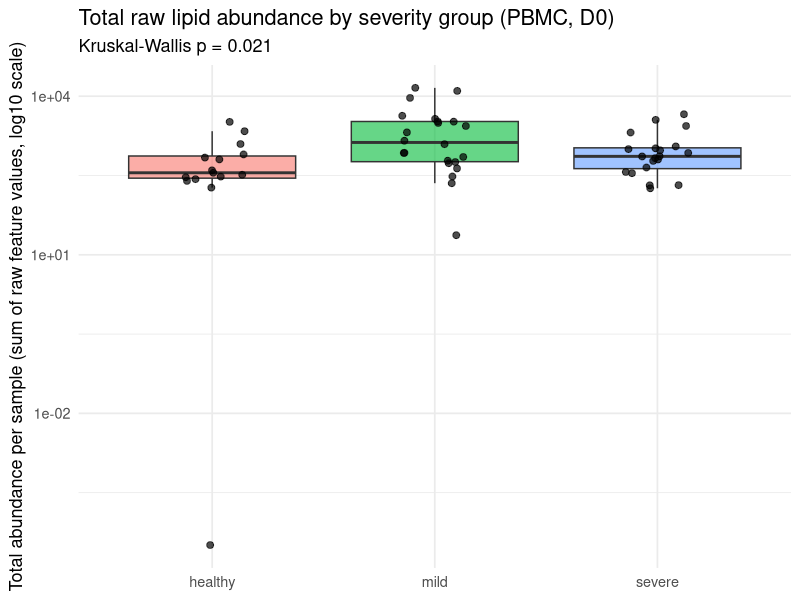

Reproduce this figure in R.
##########################################################################################
# PBMC LIPIDOMICS: TOTAL ABUNDANCE BY SEVERITY (COMPLEMENTARY CHECK)
##########################################################################################
#
# LipidSigR's data_process(normalization = "Percentage") in PBMC_01-04 rescales every
# sample to its own total signal, which removes any between-sample difference in total
# lipid abundance before the ANOVA/t-tests run. That total-abundance axis is where a
# dengue-associated hypolipidemia signal would actually live, so it's checked here
# directly on the pre-normalization (raw) PBMC abundance table, independent of the
# species-level LipidSigR pipeline.
#
# Run from the repository root (relative paths, no setwd()).
##########################################################################################

library(dplyr)
library(tidyr)
library(readr)
library(ggplot2)

base_dir <- "analysis/PBMC/Three_groups/D0/04.Total_abundance_check"
dir.create(base_dir, recursive = TRUE, showWarnings = FALSE)

group_info <- read_tsv("data/PBMC/group_information_table_healthy_vs_sick_patients_D0_all.tsv")
abundance <- read_tsv("data/PBMC/PBMC_Lipid_abundance_data_D0.tsv")

matched_samples <- intersect(group_info$sample_name, colnames(abundance))
abundance <- abundance %>% dplyr::select(feature, all_of(matched_samples))
group_info <- group_info %>% dplyr::filter(sample_name %in% matched_samples)

cat("Matched samples:", length(matched_samples), "\n")
cat("  Healthy:", sum(group_info$group == "healthy"), "\n")
cat("  Mild:", sum(group_info$group == "mild"), "\n")
cat("  Severe:", sum(group_info$group == "severe"), "\n")

totals <- abundance %>%
  dplyr::select(-feature) %>%
  summarise(across(everything(), \(x) sum(x, na.rm = TRUE))) %>%
  pivot_longer(everything(), names_to = "sample_name", values_to = "total_abundance") %>%
  left_join(group_info %>% dplyr::select(sample_name, group), by = "sample_name") %>%
  mutate(group = factor(group, levels = c("healthy", "mild", "severe")))

write_tsv(totals, file.path(base_dir, "total_abundance_by_sample.tsv"))

summary_tbl <- totals %>%
  group_by(group) %>%
  summarise(
    n = n(),
    median = median(total_abundance),
    mean = mean(total_abundance),
    sd = sd(total_abundance),
    .groups = "drop"
  )
write_tsv(summary_tbl, file.path(base_dir, "total_abundance_summary_by_group.tsv"))

kw <- kruskal.test(total_abundance ~ group, data = totals)
kw_df <- data.frame(
  test = "Kruskal-Wallis (3 groups)",
  statistic = unname(kw$statistic),
  df = unname(kw$parameter),
  p.value = kw$p.value
)
write_tsv(kw_df, file.path(base_dir, "kruskal_wallis_result.tsv"))

pairwise <- pairwise.wilcox.test(totals$total_abundance, totals$group, p.adjust.method = "BH")
pw_df <- as.data.frame(as.table(pairwise$p.value)) %>%
  dplyr::filter(!is.na(Freq)) %>%
  dplyr::rename(group1 = Var1, group2 = Var2, p.adj = Freq)
write_tsv(pw_df, file.path(base_dir, "pairwise_wilcoxon_results.tsv"))

cat("\nKruskal-Wallis (healthy vs mild vs severe): p =", signif(kw$p.value, 3), "\n")
cat("\nPairwise Wilcoxon (BH-adjusted):\n")
print(pw_df)

p <- ggplot(totals, aes(x = group, y = total_abundance, fill = group)) +
  geom_boxplot(outlier.shape = NA, alpha = 0.6) +
  geom_jitter(width = 0.15, size = 2, alpha = 0.7) +
  scale_y_log10() +
  labs(
    title = "Total raw lipid abundance by severity group (PBMC, D0)",
    subtitle = sprintf("Kruskal-Wallis p = %.3f", kw$p.value),
    x = NULL,
    y = "Total abundance per sample (sum of raw feature values, log10 scale)"
  ) +
  theme_minimal(base_size = 13) +
  theme(legend.position = "none")

ggsave(file.path(base_dir, "Total_abundance_by_severity_boxplot.png"), p, width = 6, height = 5, dpi = 150)

cat("\nOutputs written to:", base_dir, "\n")
